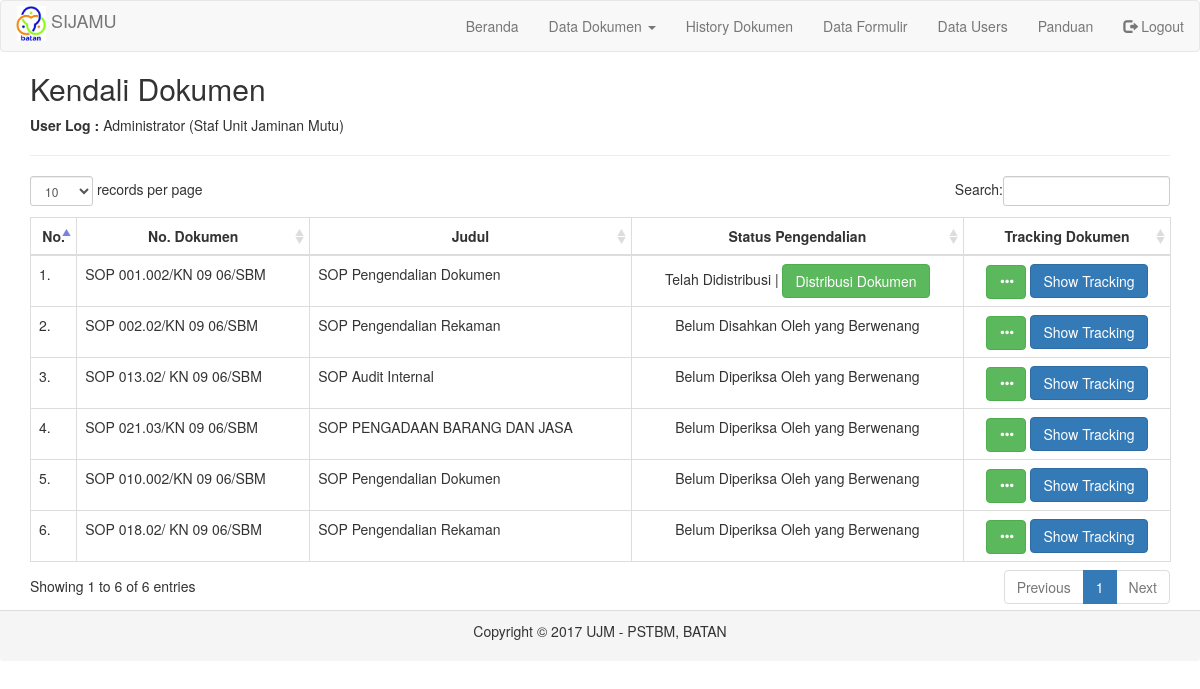
The app's page /on-admin/menu_2.php (signed in) with its own data.
### tables this page shows
CREATE TABLE `tbl_dokumen` (
  `id` int(100) NOT NULL,
  `tgl_upload` varchar(30) NOT NULL,
  `kode_jenis` varchar(30) NOT NULL,
  `no_dokumen` varchar(30) NOT NULL,
  `judul_dokumen` varchar(225) NOT NULL,
  `keterangan_output` text NOT NULL,
  `tahun_prioritas` int(11) NOT NULL,
  `kode_org` varchar(30) NOT NULL,
  `status` enum('Draf','Telah Diperiksa','Telah Disahkan','Terkendali','Tergandakan','Telah Didistribusi','Tidak Berlaku','Telah Dihapus') NOT NULL,
  `file` varchar(100) NOT NULL,
  `file_type` varchar(100) NOT NULL,
  `file_size` int(11) NOT NULL,
  `id_user` varchar(30) NOT NULL,
  `last_edited` varchar(30) NOT NULL
);

### on-admin/menu_2.php (the view, shortened to what this page needs)
<?php
require '_header.php';
?>
<div class="container">
  <h2>Kendali Dokumen</h2>
  <p><b>User Log :</b> <?php echo $_SESSION['nama']." (".$_SESSION['jabatan'].")" ?></p>
  <hr />
<table id="tabelDokumen" class="table table-bordered">
    <thead>
      <tr>
        <th>No.</th>
        <th>No. Dokumen</th>
        <th>Judul</th>
        <th>Status Pengendalian</th>
        <th>Tracking Dokumen</th>
      </tr>
    </thead>
    <tbody>
<?php
  include "../koneksi.php";
  $no = 0;
  $result_dokumen = mysqli_query($connect,"SELECT * FROM tbl_dokumen WHERE status NOT IN ('Tidak Berlaku','Telah Dihapus')");
  if($result_dokumen) {
    if($result_dokumen->num_rows > 0) {
      while ($row_dokumen = $result_dokumen->fetch_object()) {
          $no++;
?>
          <tr>
            <td><?php echo "$no."; ?></td>
            <td><?php echo $row_dokumen->no_dokumen; ?></td>
            <td><?php echo $row_dokumen->judul_dokumen; ?></td>
            <td class="text-center">
              <?php
                $status = $row_dokumen->status;
                if($status == 'Draf') {
                  echo "Belum Diperiksa Oleh yang Berwenang";
                } elseif($status == 'Telah Diperiksa') {
                  echo "Belum Disahkan Oleh yang Berwenang";
                } elseif($status == 'Telah Disahkan') {
                  echo "<a href='#' class='open_modal_distribusi btn btn-success' id='$row_dokumen->id'>Distribusi Dokumen</a>";
                } elseif($status == 'Telah Didistribusi') {
                  echo "Telah Didistribusi";
                  echo " | <a href='#' class='open_modal_distribusi btn btn-success' id='$row_dokumen->id'>Distribusi Dokumen</a>";
                } elseif($status == 'Terkendali') {
                  echo "Telah Terkendali";
                  echo " | <a href='files/uploads/terkendali/$row_dokumen->file' class='btn btn-success' target='_blank'>Lihat Dokumen</a>";
                }
              ?>
            </td>
            <td class="text-center">
              <a href="#" class="open_modal_details btn btn-success glyphicon glyphicon-option-horizontal" title="Document Details" id="<?php echo $row_dokumen->id; ?>"></a>
              <a href="#" class="open_modal_tracking btn btn-primary" id="<?php echo $row_dokumen->id; ?>">Show Tracking</a>
            </td>
          </tr>
<?php
      }
    }
  }
?>
  </tbody>
</table>
</div>
<?php
require '_footer.php';
?>

### records on screen
tbl_dokumen: no_dokumen "SOP 001.002/KN 09 06/SBM", judul_dokumen "SOP Pengendalian Dokumen"
tbl_dokumen: no_dokumen "SOP 002.02/KN 09 06/SBM", judul_dokumen "SOP Pengendalian Rekaman", status "Belum Disahkan Oleh yang Berwenang"
tbl_dokumen: no_dokumen "SOP 013.02/ KN 09 06/SBM", judul_dokumen "SOP Audit Internal", status "Belum Diperiksa Oleh yang Berwenang"
tbl_dokumen: no_dokumen "SOP 021.03/KN 09 06/SBM", judul_dokumen "SOP PENGADAAN BARANG DAN JASA", status "Belum Diperiksa Oleh yang Berwenang"
tbl_dokumen: no_dokumen "SOP 010.002/KN 09 06/SBM", judul_dokumen "SOP Pengendalian Dokumen", status "Belum Diperiksa Oleh yang Berwenang"
tbl_dokumen: no_dokumen "SOP 018.02/ KN 09 06/SBM", judul_dokumen "SOP Pengendalian Rekaman", status "Belum Diperiksa Oleh yang Berwenang"

### other values on screen
$_SESSION['nama'] "Administrator"
$_SESSION['jabatan'] "Staf Unit Jaminan Mutu"
